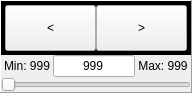
<?xml version="1.0" encoding="UTF-8"?>
<ui version="4.0">
 <class>Form</class>
 <widget class="QWidget" name="Form">
  <property name="geometry">
   <rect>
    <x>0</x>
    <y>0</y>
    <width>192</width>
    <height>93</height>
   </rect>
  </property>
  <property name="windowTitle">
   <string>Form</string>
  </property>
  <layout class="QHBoxLayout" name="horizontalLayout">
   <property name="spacing">
    <number>0</number>
   </property>
   <property name="leftMargin">
    <number>0</number>
   </property>
   <property name="topMargin">
    <number>0</number>
   </property>
   <property name="rightMargin">
    <number>0</number>
   </property>
   <property name="bottomMargin">
    <number>0</number>
   </property>
   <item>
    <widget class="QFrame" name="frame">
     <property name="frameShape">
      <enum>QFrame::Panel</enum>
     </property>
     <property name="frameShadow">
      <enum>QFrame::Raised</enum>
     </property>
     <layout class="QVBoxLayout" name="verticalLayout">
      <property name="spacing">
       <number>0</number>
      </property>
      <property name="leftMargin">
       <number>0</number>
      </property>
      <property name="topMargin">
       <number>0</number>
      </property>
      <property name="rightMargin">
       <number>0</number>
      </property>
      <property name="bottomMargin">
       <number>0</number>
      </property>
      <item>
       <widget class="QWidget" name="buttons_widget" native="true">
        <property name="styleSheet">
         <string notr="true">QWidget#buttons_widget
{
background-color: rgb(0,0, 0);
}</string>
        </property>
        <layout class="QHBoxLayout" name="horizontalLayout_3">
         <property name="spacing">
          <number>0</number>
         </property>
         <property name="leftMargin">
          <number>4</number>
         </property>
         <property name="topMargin">
          <number>4</number>
         </property>
         <property name="rightMargin">
          <number>4</number>
         </property>
         <property name="bottomMargin">
          <number>4</number>
         </property>
         <item>
          <widget class="QPushButton" name="decrease_bn">
           <property name="sizePolicy">
            <sizepolicy hsizetype="Minimum" vsizetype="Expanding">
             <horstretch>0</horstretch>
             <verstretch>0</verstretch>
            </sizepolicy>
           </property>
           <property name="text">
            <string>&lt;</string>
           </property>
           <property name="autoRepeat">
            <bool>true</bool>
           </property>
           <property name="autoRepeatDelay">
            <number>200</number>
           </property>
           <property name="autoRepeatInterval">
            <number>10</number>
           </property>
          </widget>
         </item>
         <item>
          <widget class="QPushButton" name="increase_bn">
           <property name="sizePolicy">
            <sizepolicy hsizetype="Minimum" vsizetype="Expanding">
             <horstretch>0</horstretch>
             <verstretch>0</verstretch>
            </sizepolicy>
           </property>
           <property name="text">
            <string>&gt;</string>
           </property>
           <property name="autoRepeat">
            <bool>true</bool>
           </property>
           <property name="autoRepeatDelay">
            <number>200</number>
           </property>
           <property name="autoRepeatInterval">
            <number>10</number>
           </property>
          </widget>
         </item>
        </layout>
       </widget>
      </item>
      <item>
       <widget class="QWidget" name="labels_widget" native="true">
        <layout class="QHBoxLayout" name="horizontalLayout_2">
         <property name="spacing">
          <number>3</number>
         </property>
         <property name="leftMargin">
          <number>3</number>
         </property>
         <property name="topMargin">
          <number>0</number>
         </property>
         <property name="rightMargin">
          <number>3</number>
         </property>
         <property name="bottomMargin">
          <number>0</number>
         </property>
         <item>
          <widget class="QLabel" name="min_lb">
           <property name="styleSheet">
            <string notr="true">font: 75 12pt &quot;Noto Sans&quot;;</string>
           </property>
           <property name="text">
            <string>Min: 999</string>
           </property>
           <property name="alignment">
            <set>Qt::AlignCenter</set>
           </property>
          </widget>
         </item>
         <item>
          <widget class="QLineEdit" name="current_tb">
           <property name="styleSheet">
            <string notr="true">font: 75 12pt &quot;Noto Sans&quot;;</string>
           </property>
           <property name="text">
            <string>999</string>
           </property>
           <property name="alignment">
            <set>Qt::AlignCenter</set>
           </property>
          </widget>
         </item>
         <item>
          <widget class="QLabel" name="max_lb">
           <property name="styleSheet">
            <string notr="true">font: 75 12pt &quot;Noto Sans&quot;;</string>
           </property>
           <property name="text">
            <string>Max: 999</string>
           </property>
           <property name="alignment">
            <set>Qt::AlignCenter</set>
           </property>
          </widget>
         </item>
        </layout>
       </widget>
      </item>
      <item>
       <widget class="QSlider" name="position_slider">
        <property name="autoFillBackground">
         <bool>false</bool>
        </property>
        <property name="orientation">
         <enum>Qt::Horizontal</enum>
        </property>
       </widget>
      </item>
     </layout>
    </widget>
   </item>
  </layout>
 </widget>
 <resources/>
 <connections/>
</ui>
